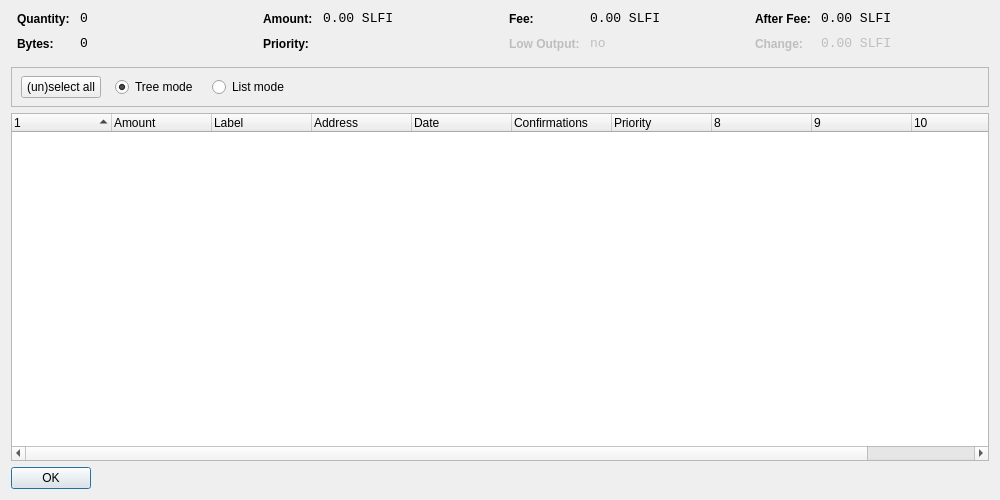
<?xml version="1.0" encoding="UTF-8"?>
<ui version="4.0">
 <class>CoinControlDialog</class>
 <widget class="QDialog" name="CoinControlDialog">
  <property name="geometry">
   <rect>
    <x>0</x>
    <y>0</y>
    <width>1000</width>
    <height>500</height>
   </rect>
  </property>
  <property name="windowTitle">
   <string>Coin Control</string>
  </property>
  <layout class="QVBoxLayout" name="verticalLayout">
   <item>
    <layout class="QHBoxLayout" name="horizontalLayoutTop" stretch="0,0,0,0">
     <property name="topMargin">
      <number>0</number>
     </property>
     <property name="bottomMargin">
      <number>10</number>
     </property>
     <item>
      <layout class="QFormLayout" name="formLayoutCoinControl1">
       <property name="horizontalSpacing">
        <number>10</number>
       </property>
       <property name="verticalSpacing">
        <number>10</number>
       </property>
       <property name="leftMargin">
        <number>6</number>
       </property>
       <property name="rightMargin">
        <number>6</number>
       </property>
       <item row="0" column="0">
        <widget class="QLabel" name="labelCoinControlQuantityText">
         <property name="styleSheet">
          <string notr="true">font-weight:bold;</string>
         </property>
         <property name="text">
          <string>Quantity:</string>
         </property>
        </widget>
       </item>
       <item row="0" column="1">
        <widget class="QLabel" name="labelCoinControlQuantity">
         <property name="font">
          <font>
           <family>Monospace</family>
           <pointsize>10</pointsize>
          </font>
         </property>
         <property name="cursor">
          <cursorShape>IBeamCursor</cursorShape>
         </property>
         <property name="contextMenuPolicy">
          <enum>Qt::ActionsContextMenu</enum>
         </property>
         <property name="text">
          <string notr="true">0</string>
         </property>
         <property name="textInteractionFlags">
          <set>Qt::LinksAccessibleByMouse|Qt::TextSelectableByKeyboard|Qt::TextSelectableByMouse</set>
         </property>
        </widget>
       </item>
       <item row="1" column="0">
        <widget class="QLabel" name="labelCoinControlBytesText">
         <property name="styleSheet">
          <string notr="true">font-weight:bold;</string>
         </property>
         <property name="text">
          <string>Bytes:</string>
         </property>
        </widget>
       </item>
       <item row="1" column="1">
        <widget class="QLabel" name="labelCoinControlBytes">
         <property name="font">
          <font>
           <family>Monospace</family>
           <pointsize>10</pointsize>
          </font>
         </property>
         <property name="cursor">
          <cursorShape>IBeamCursor</cursorShape>
         </property>
         <property name="contextMenuPolicy">
          <enum>Qt::ActionsContextMenu</enum>
         </property>
         <property name="text">
          <string notr="true">0</string>
         </property>
         <property name="textInteractionFlags">
          <set>Qt::LinksAccessibleByMouse|Qt::TextSelectableByKeyboard|Qt::TextSelectableByMouse</set>
         </property>
        </widget>
       </item>
      </layout>
     </item>
     <item>
      <layout class="QFormLayout" name="formLayoutCoinControl2">
       <property name="horizontalSpacing">
        <number>10</number>
       </property>
       <property name="verticalSpacing">
        <number>10</number>
       </property>
       <property name="leftMargin">
        <number>6</number>
       </property>
       <property name="rightMargin">
        <number>6</number>
       </property>
       <item row="0" column="0">
        <widget class="QLabel" name="labelCoinControlAmountText">
         <property name="styleSheet">
          <string notr="true">font-weight:bold;</string>
         </property>
         <property name="text">
          <string>Amount:</string>
         </property>
        </widget>
       </item>
       <item row="0" column="1">
        <widget class="QLabel" name="labelCoinControlAmount">
         <property name="font">
          <font>
           <family>Monospace</family>
           <pointsize>10</pointsize>
          </font>
         </property>
         <property name="cursor">
          <cursorShape>IBeamCursor</cursorShape>
         </property>
         <property name="contextMenuPolicy">
          <enum>Qt::ActionsContextMenu</enum>
         </property>
         <property name="text">
          <string notr="true">0.00 SLFI</string>
         </property>
         <property name="textInteractionFlags">
          <set>Qt::LinksAccessibleByMouse|Qt::TextSelectableByKeyboard|Qt::TextSelectableByMouse</set>
         </property>
        </widget>
       </item>
       <item row="1" column="0">
        <widget class="QLabel" name="labelCoinControlPriorityText">
         <property name="styleSheet">
          <string notr="true">font-weight:bold;</string>
         </property>
         <property name="text">
          <string>Priority:</string>
         </property>
        </widget>
       </item>
       <item row="1" column="1">
        <widget class="QLabel" name="labelCoinControlPriority">
         <property name="font">
          <font>
           <family>Monospace</family>
           <pointsize>10</pointsize>
          </font>
         </property>
         <property name="cursor">
          <cursorShape>IBeamCursor</cursorShape>
         </property>
         <property name="contextMenuPolicy">
          <enum>Qt::ActionsContextMenu</enum>
         </property>
         <property name="text">
          <string/>
         </property>
         <property name="textInteractionFlags">
          <set>Qt::LinksAccessibleByMouse|Qt::TextSelectableByKeyboard|Qt::TextSelectableByMouse</set>
         </property>
        </widget>
       </item>
      </layout>
     </item>
     <item>
      <layout class="QFormLayout" name="formLayoutCoinControl3">
       <property name="horizontalSpacing">
        <number>10</number>
       </property>
       <property name="verticalSpacing">
        <number>10</number>
       </property>
       <property name="leftMargin">
        <number>6</number>
       </property>
       <property name="rightMargin">
        <number>6</number>
       </property>
       <item row="0" column="0">
        <widget class="QLabel" name="labelCoinControlFeeText">
         <property name="styleSheet">
          <string notr="true">font-weight:bold;</string>
         </property>
         <property name="text">
          <string>Fee:</string>
         </property>
        </widget>
       </item>
       <item row="0" column="1">
        <widget class="QLabel" name="labelCoinControlFee">
         <property name="font">
          <font>
           <family>Monospace</family>
           <pointsize>10</pointsize>
          </font>
         </property>
         <property name="cursor">
          <cursorShape>IBeamCursor</cursorShape>
         </property>
         <property name="contextMenuPolicy">
          <enum>Qt::ActionsContextMenu</enum>
         </property>
         <property name="text">
          <string notr="true">0.00 SLFI</string>
         </property>
         <property name="textInteractionFlags">
          <set>Qt::LinksAccessibleByMouse|Qt::TextSelectableByKeyboard|Qt::TextSelectableByMouse</set>
         </property>
        </widget>
       </item>
       <item row="1" column="0">
        <widget class="QLabel" name="labelCoinControlLowOutputText">
         <property name="enabled">
          <bool>false</bool>
         </property>
         <property name="styleSheet">
          <string notr="true">font-weight:bold;</string>
         </property>
         <property name="text">
          <string>Low Output:</string>
         </property>
        </widget>
       </item>
       <item row="1" column="1">
        <widget class="QLabel" name="labelCoinControlLowOutput">
         <property name="enabled">
          <bool>false</bool>
         </property>
         <property name="font">
          <font>
           <family>Monospace</family>
           <pointsize>10</pointsize>
          </font>
         </property>
         <property name="cursor">
          <cursorShape>IBeamCursor</cursorShape>
         </property>
         <property name="contextMenuPolicy">
          <enum>Qt::ActionsContextMenu</enum>
         </property>
         <property name="text">
          <string notr="true">no</string>
         </property>
         <property name="textInteractionFlags">
          <set>Qt::LinksAccessibleByMouse|Qt::TextSelectableByKeyboard|Qt::TextSelectableByMouse</set>
         </property>
        </widget>
       </item>
      </layout>
     </item>
     <item>
      <layout class="QFormLayout" name="formLayoutCoinControl4">
       <property name="horizontalSpacing">
        <number>10</number>
       </property>
       <property name="verticalSpacing">
        <number>10</number>
       </property>
       <property name="leftMargin">
        <number>6</number>
       </property>
       <property name="rightMargin">
        <number>6</number>
       </property>
       <item row="0" column="0">
        <widget class="QLabel" name="labelCoinControlAfterFeeText">
         <property name="styleSheet">
          <string notr="true">font-weight:bold;</string>
         </property>
         <property name="text">
          <string>After Fee:</string>
         </property>
        </widget>
       </item>
       <item row="0" column="1">
        <widget class="QLabel" name="labelCoinControlAfterFee">
         <property name="font">
          <font>
           <family>Monospace</family>
           <pointsize>10</pointsize>
          </font>
         </property>
         <property name="cursor">
          <cursorShape>IBeamCursor</cursorShape>
         </property>
         <property name="contextMenuPolicy">
          <enum>Qt::ActionsContextMenu</enum>
         </property>
         <property name="text">
          <string notr="true">0.00 SLFI</string>
         </property>
         <property name="textInteractionFlags">
          <set>Qt::LinksAccessibleByMouse|Qt::TextSelectableByKeyboard|Qt::TextSelectableByMouse</set>
         </property>
        </widget>
       </item>
       <item row="1" column="0">
        <widget class="QLabel" name="labelCoinControlChangeText">
         <property name="enabled">
          <bool>false</bool>
         </property>
         <property name="styleSheet">
          <string notr="true">font-weight:bold;</string>
         </property>
         <property name="text">
          <string>Change:</string>
         </property>
        </widget>
       </item>
       <item row="1" column="1">
        <widget class="QLabel" name="labelCoinControlChange">
         <property name="enabled">
          <bool>false</bool>
         </property>
         <property name="font">
          <font>
           <family>Monospace</family>
           <pointsize>10</pointsize>
          </font>
         </property>
         <property name="cursor">
          <cursorShape>IBeamCursor</cursorShape>
         </property>
         <property name="contextMenuPolicy">
          <enum>Qt::ActionsContextMenu</enum>
         </property>
         <property name="text">
          <string notr="true">0.00 SLFI</string>
         </property>
         <property name="textInteractionFlags">
          <set>Qt::LinksAccessibleByMouse|Qt::TextSelectableByKeyboard|Qt::TextSelectableByMouse</set>
         </property>
        </widget>
       </item>
      </layout>
     </item>
    </layout>
   </item>
   <item>
    <widget class="QFrame" name="frame">
     <property name="minimumSize">
      <size>
       <width>0</width>
       <height>40</height>
      </size>
     </property>
     <property name="frameShape">
      <enum>QFrame::StyledPanel</enum>
     </property>
     <property name="frameShadow">
      <enum>QFrame::Sunken</enum>
     </property>
     <widget class="QWidget" name="horizontalLayoutWidget">
      <property name="geometry">
       <rect>
        <x>10</x>
        <y>0</y>
        <width>781</width>
        <height>41</height>
       </rect>
      </property>
      <layout class="QHBoxLayout" name="horizontalLayoutPanel" stretch="0,0,0,0,0">
       <property name="spacing">
        <number>14</number>
       </property>
       <item>
        <widget class="QPushButton" name="pushButtonSelectAll">
         <property name="sizePolicy">
          <sizepolicy hsizetype="Maximum" vsizetype="Fixed">
           <horstretch>0</horstretch>
           <verstretch>0</verstretch>
          </sizepolicy>
         </property>
         <property name="text">
          <string>(un)select all</string>
         </property>
        </widget>
       </item>
       <item>
        <widget class="QRadioButton" name="radioTreeMode">
         <property name="sizePolicy">
          <sizepolicy hsizetype="Maximum" vsizetype="Fixed">
           <horstretch>0</horstretch>
           <verstretch>0</verstretch>
          </sizepolicy>
         </property>
         <property name="text">
          <string>Tree mode</string>
         </property>
         <property name="checked">
          <bool>true</bool>
         </property>
        </widget>
       </item>
       <item>
        <widget class="QRadioButton" name="radioListMode">
         <property name="sizePolicy">
          <sizepolicy hsizetype="Maximum" vsizetype="Fixed">
           <horstretch>0</horstretch>
           <verstretch>0</verstretch>
          </sizepolicy>
         </property>
         <property name="text">
          <string>List mode</string>
         </property>
        </widget>
       </item>
       <item>
        <spacer name="horizontalSpacer">
         <property name="orientation">
          <enum>Qt::Horizontal</enum>
         </property>
         <property name="sizeHint" stdset="0">
          <size>
           <width>40</width>
           <height>20</height>
          </size>
         </property>
        </spacer>
       </item>
      </layout>
     </widget>
    </widget>
   </item>
   <item>
    <widget class="CoinControlTreeWidget" name="treeWidget">
     <property name="contextMenuPolicy">
      <enum>Qt::CustomContextMenu</enum>
     </property>
     <property name="sortingEnabled">
      <bool>false</bool>
     </property>
     <property name="columnCount">
      <number>11</number>
     </property>
     <attribute name="headerShowSortIndicator" stdset="0">
      <bool>true</bool>
     </attribute>
     <attribute name="headerStretchLastSection">
      <bool>false</bool>
     </attribute>
     <column>
      <property name="text">
       <string/>
      </property>
     </column>
     <column>
      <property name="text">
       <string>Amount</string>
      </property>
     </column>
     <column>
      <property name="text">
       <string>Label</string>
      </property>
     </column>
     <column>
      <property name="text">
       <string>Address</string>
      </property>
     </column>
     <column>
      <property name="text">
       <string>Date</string>
      </property>
     </column>
     <column>
      <property name="text">
       <string>Confirmations</string>
      </property>
      <property name="toolTip">
       <string>Confirmed</string>
      </property>
     </column>
     <column>
      <property name="text">
       <string>Priority</string>
      </property>
     </column>
     <column>
      <property name="text">
       <string/>
      </property>
     </column>
     <column>
      <property name="text">
       <string/>
      </property>
     </column>
     <column>
      <property name="text">
       <string/>
      </property>
     </column>
     <column>
      <property name="text">
       <string/>
      </property>
     </column>
    </widget>
   </item>
   <item>
    <widget class="QDialogButtonBox" name="buttonBox">
     <property name="sizePolicy">
      <sizepolicy hsizetype="Maximum" vsizetype="Fixed">
       <horstretch>0</horstretch>
       <verstretch>0</verstretch>
      </sizepolicy>
     </property>
     <property name="orientation">
      <enum>Qt::Horizontal</enum>
     </property>
     <property name="standardButtons">
      <set>QDialogButtonBox::Ok</set>
     </property>
    </widget>
   </item>
  </layout>
 </widget>
 <customwidgets>
  <customwidget>
   <class>CoinControlTreeWidget</class>
   <extends>QTreeWidget</extends>
   <header>coincontroltreewidget.h</header>
  </customwidget>
 </customwidgets>
 <resources/>
 <connections/>
</ui>
